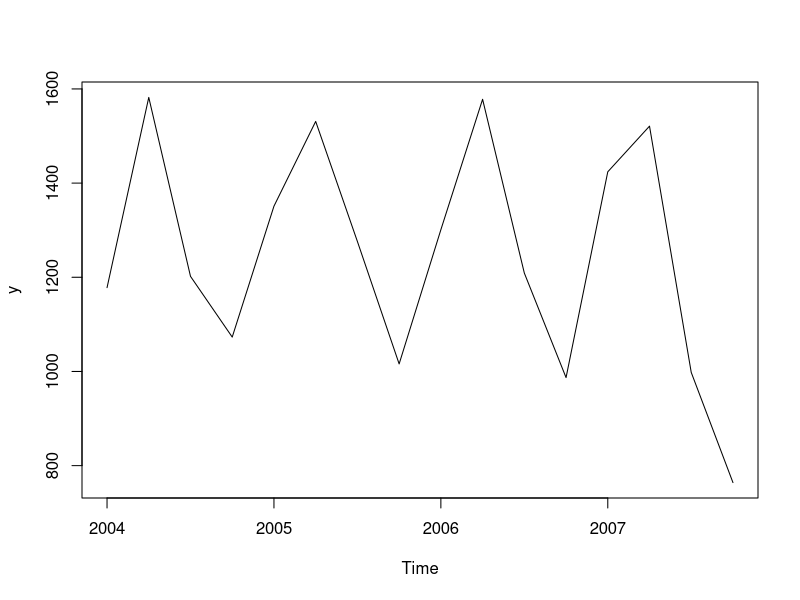
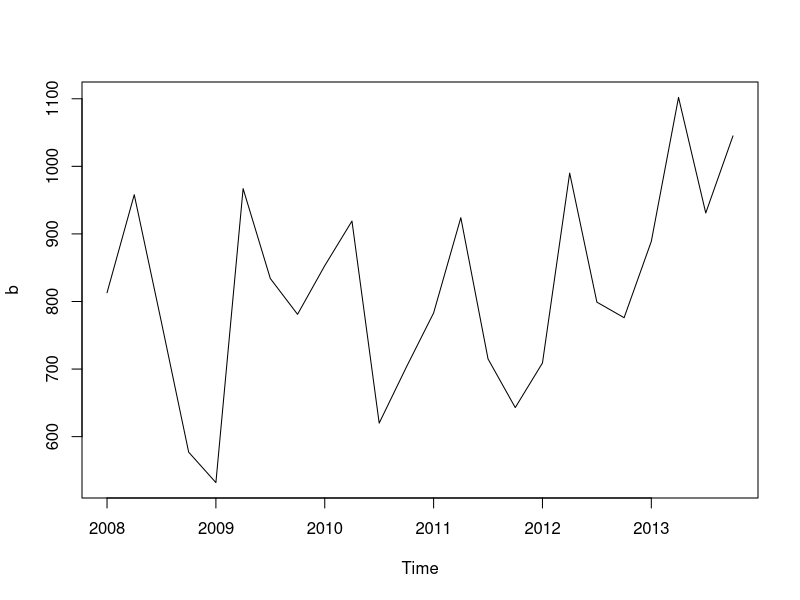
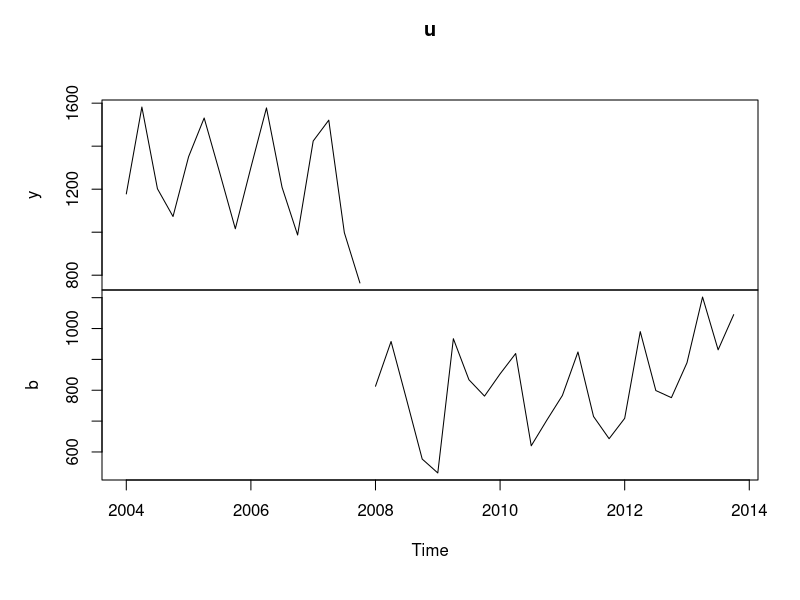
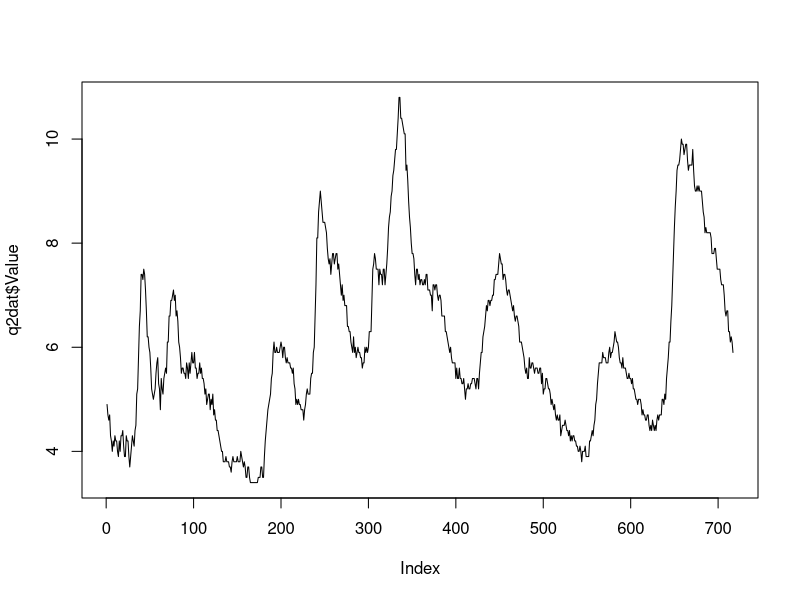

R code for these plots, in order:
# Question 1
install.packages("zoo")
library(zoo)
x <- read.csv("file2396e0bc64e.csv")
y <- ts(x$Seattle, start= c(2004,1) , frequency = 4)
plot(y)
z <-rollmean(y, 4)
z

a <- read.csv("file23921dea654.csv")
b <- ts(a$Seattle, start = c(2008,1), frequency = 4)
plot(b)
u <- ts.union(y,b)
plot(u)

# Question 2
q2dat <- read.csv("2.csv")
head(q2dat, 33)
tail(q2dat)
q2ser <- ts(q2dat$Value)
q2ser
acf(q2ser, lag.max = 30, plot = F)
q2ser
plot(q2dat$Value, type="l")

q2b <- diff(q2ser)
acf(q2b, lag.max = 30, plot = F)

q2c <- diff(q2b)
acf(q2c, lag.max = 30, plot = F)

0.161  